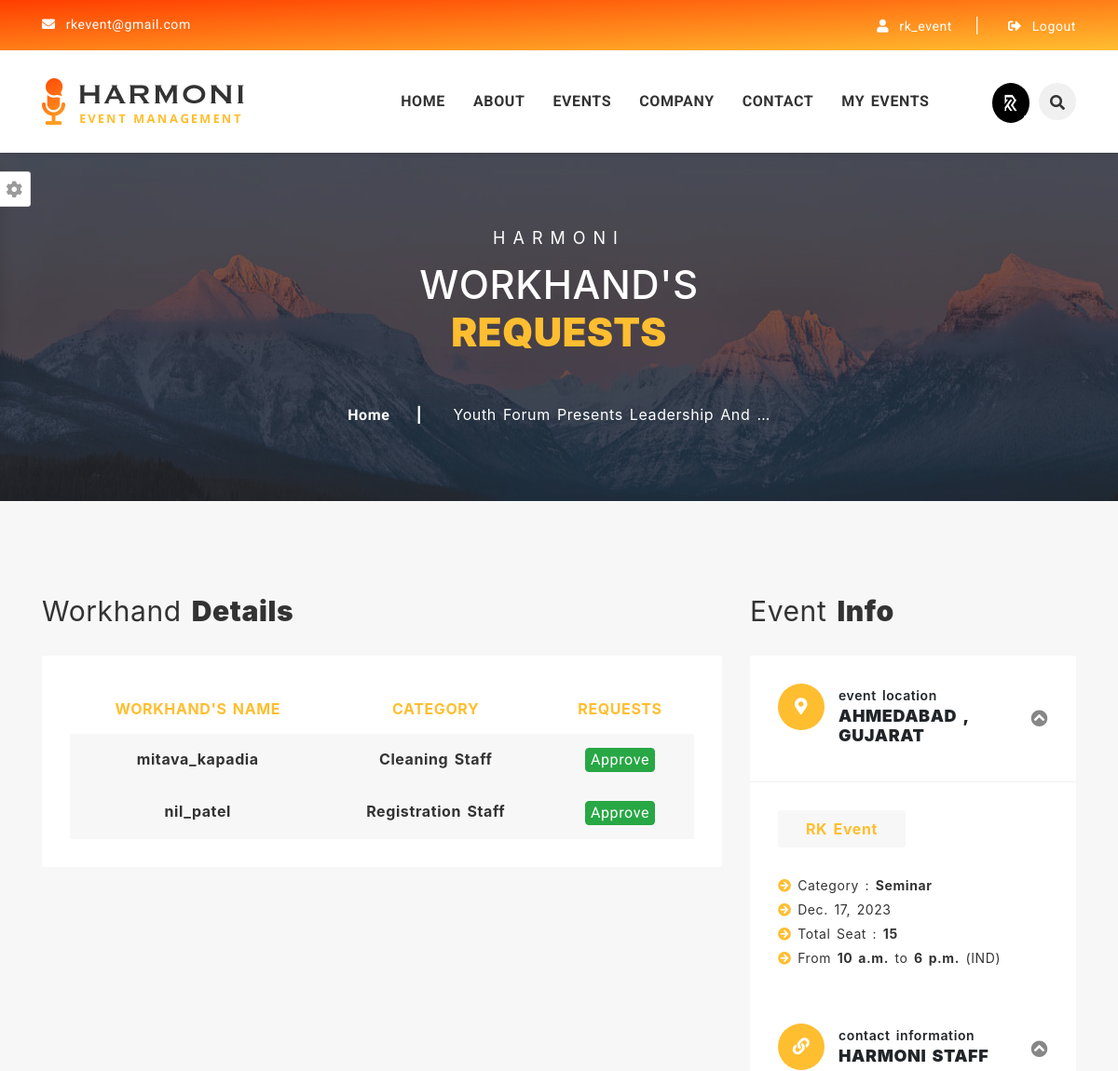
The app's page /workhands-requests/youth-forum-presents-leadership-and-team-building-seminar (signed in, upper part), older data.
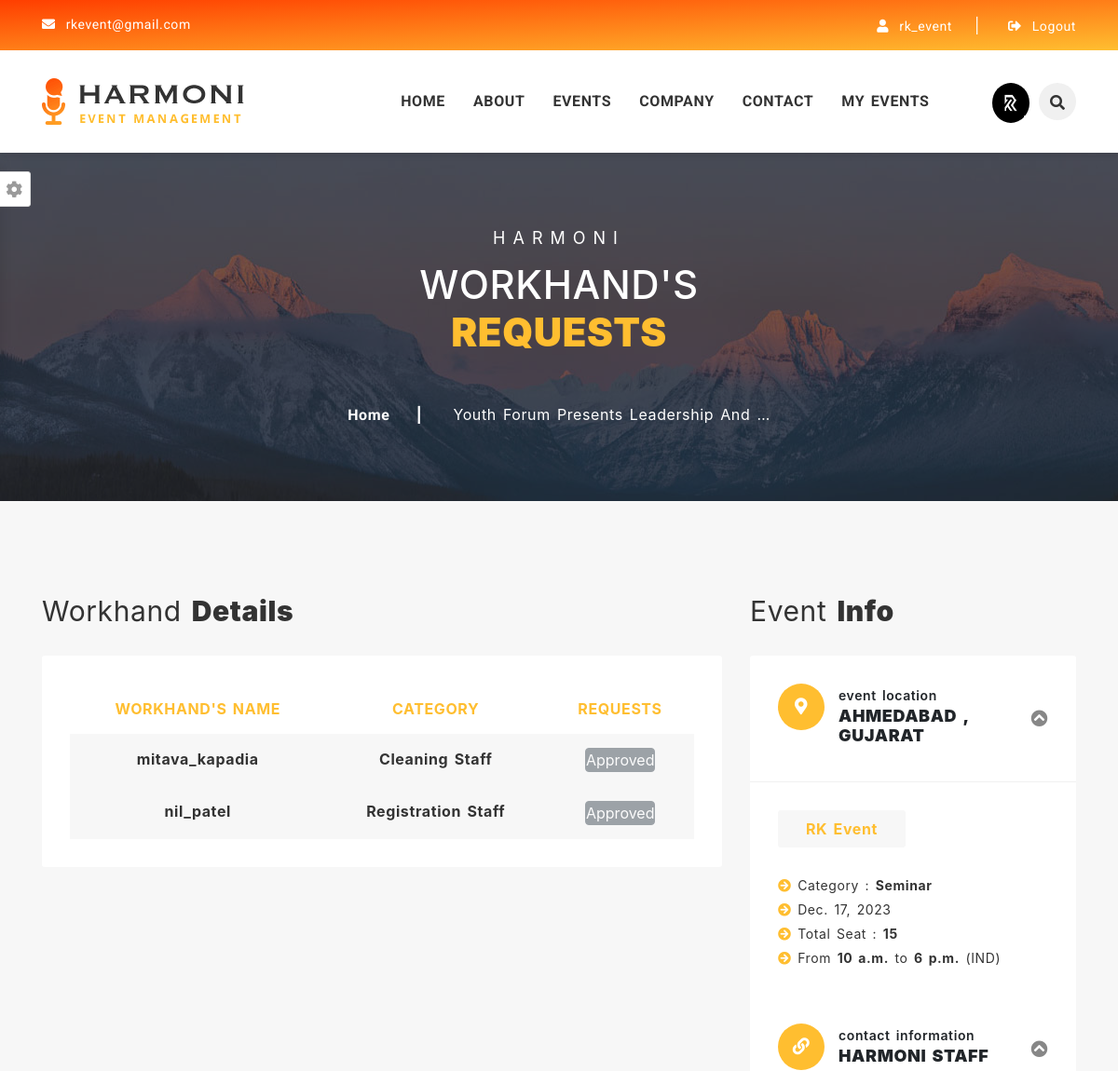
The same page, newer data.
### event_data/models.py (models this page shows, shortened)
class profile_pics(models.Model):
    User = models.OneToOneField(User, on_delete=models.CASCADE)
    image = models.ImageField(default='default.jpg', upload_to = 'profile_img/')

class Event(models.Model):
    event_name = models.CharField(max_length=255)
    description = RichTextField(null=True)
    start_datetime = models.DateTimeField(default = datetime.now)
    end_datetime = models.DateTimeField(default=datetime.now)
    total_workhand = models.IntegerField(default=11)
    total_price = models.IntegerField(null=True)
    street_address = models.CharField(max_length=250)
    city_id = models.ForeignKey('City', on_delete=models.CASCADE)
    state_id = models.ForeignKey('State' , on_delete=models.CASCADE)
    event_category_id = models.ForeignKey('Event_category',on_delete=models.CASCADE,default=False)
    event_subcategory_id = models.ForeignKey('Event_subcategory',on_delete=models.CASCADE,null=True)
    company_id = models.ForeignKey('company',on_delete=models.CASCADE,default=False)
    slug = models.SlugField(unique = True , null=True , blank=True , max_length=100) #if any issue with slug try blank=true

class Event_Registrations(models.Model):
    registration_date = models.DateField(default=datetime.now)
    event_workhand_id = models.ForeignKey('Event_workhand' , on_delete=models.CASCADE , default=None)
    workhand_id = models.ForeignKey('Workhand',on_delete=models.CASCADE)
    registration_status = models.BooleanField(default=False)
    event_id = models.ForeignKey('Event' , on_delete=models.CASCADE)
    company_id = models.ForeignKey('Company' , on_delete=models.CASCADE)
    payment_status = models.BooleanField(default=False)
    payment_date = models.DateField(default=datetime.now)

class Workhand(models.Model):
    first_name = models.CharField(max_length=255)
    last_name = models.CharField(max_length=255)
    email = models.EmailField()
    contact_number = models.CharField(max_length=12)
    street_address = models.CharField(max_length=200)
    city_id = models.ForeignKey('City', on_delete=models.CASCADE)
    state_id = models.ForeignKey('State' , on_delete=models.CASCADE)
    profilePic_path = models.ImageField(default = 'default.jpg' , upload_to = 'workhand_img/')
    Workhand_category_id = models.ForeignKey('Workhand_category' , on_delete=models.CASCADE)
    User_id = models.ForeignKey('auth.User',  on_delete=models.CASCADE)
    def __str__(self):
        return self.User_id.username

class Event_workhand(models.Model):
    Workhand_category_id = models.ForeignKey('Workhand_category' , on_delete=models.CASCADE)
    number_of_workhand = models.IntegerField(default=11)
    price = models.DecimalField(max_digits=10, decimal_places=2 , default = None)
    event_id = models.ForeignKey('Event' , on_delete=models.CASCADE)
    def __str__(self):
        return self.Workhand_category_id.workhand_category_name

class Workhand_category(models.Model):
    workhand_category_name = models.CharField(max_length=50)

class City(models.Model):
    city_name = models.CharField(max_length=255)
    state_id = models.ForeignKey('State' ,  on_delete=models.CASCADE)
    def __str__(self):
        return self.city_name

class State(models.Model):
    state_name = models.CharField(max_length=255)
    def __str__(self):
        return self.state_name

class Company(models.Model):
    name = models.CharField(max_length=255)
    email = models.EmailField()
    contact_number = models.CharField(max_length=12)
    street_address = models.CharField(max_length=200)
    city_id = models.ForeignKey('City', on_delete=models.CASCADE)
    state_id = models.ForeignKey('State' , on_delete=models.CASCADE)
    companyLogo_path = models.ImageField(default='default.jpg' , upload_to = 'company_img/')
    description = models.TextField(default=None)
    User_id = models.ForeignKey('auth.User', on_delete=models.CASCADE)
    def __str__(self):
        return self.name

class Event_subcategory(models.Model):
    Event_subcategory_name = models.CharField(max_length=100)
    Event_Category_id = models.ForeignKey('Event_Category' , on_delete=models.CASCADE)
    def __str__(self):
        return self.Event_subcategory_name

### company/views.py (the view)
# urls.py: path("workhands-requests/<slug>",views.workhand_requests,name="workhand_requests"),
@login_required(login_url="/accounts/login/")
@user_passes_test(lambda u: u.is_staff, login_url='/404-error/')
def workhand_requests(request,slug):
    event = Event.objects.get(slug=slug)
    workhands_Requests = Event_Registrations.objects.filter(event_id=event)
    context = {
        'event' : event,
        'workhands_Requests' : workhands_Requests,
    }
    return render(request,'vendor/request_approve.html',context)

### templates/vendor/request_approve.html (shortened to what this page needs)
{% extends 'user/base.html' %}
{% load static %}
{% block content %}
		<section id="breadcrumb-section" class="breadcrumb-section clearfix">
			<div class="jarallax" style="background-image: url({% static 'assets/images/breadcrumb/0.breadcrumb-bg.jpg' %});">
				<div class="overlay-black">
					<div class="container">
						<div class="row justify-content-center">
							<div class="col-lg-6 col-md-12 col-sm-12">
								<div class="breadcrumb-title text-center mb-50">
									<span class="sub-title">Harmoni</span>
									<h2 class="big-title">Workhand's <strong>Requests</strong></h2>
								</div>
								<div class="breadcrumb-list">
									<ul>
										<li class="breadcrumb-item"><a href="{% url 'index' %}" class="breadcrumb-link">Home</a></li>
										<li class="breadcrumb-item active" aria-current="page">{{event.event_name|truncatewords:5}}</li>
									</ul>
								</div>
							</div>
						</div>
					</div>
				</div>
			</div>
		</section>
		<section id="booking-section" class="booking-section bg-gray-light sec-ptb-100 clearfix">
			<div class="container">
				<div class="row">
					<div class="col-lg-8 col-md-12 col-sm-12">
						<div class="booking-content-wrapper">
							<div class="order-summary mb-50">
								<div class="section-title mb-30">
									<h2 class="big-title">Workhand <strong>Details</strong></h2>
								</div>
								<div class="order-summary-table table-responsive">
									{% if event.company_id.User_id == request.user %}
									<table class="table text-center">
										<thead>
											<tr>
												<th scope="col">Workhand's Name</th>
												<th scope="col">Category</th>
												<th scope="col">Requests</th>
											</tr>
										</thead>
                                        <tbody>
                                        {% for i in  workhands_Requests %}
                                            <tr class="bg-gray-light">
                                                <td>{{i.workhand_id}}</td>
                                                <td>{{i.event_workhand_id}}
                                                <td>
                                                {% if i.registration_status %}
                                                <button class="btn btn-secondary p-0" style="width:75px;" disabled>Approved</button>
                                                {% else %}
                                                <a href="/request-approve/?workhand_id={{i.id}}" class="btn btn-success p-0" style="width:75px;">Approve</a>
                                                {% endif %}
                                                </td>
                                            </tr>
                                        {% endfor %}
                                        </tbody>
									</table>
                                    {% endif %}
								</div>
							</div>
						<div>
							<div class="reg-info mb-10">
								<div class="row">
							</div>
								</div>
							</div>
						</div>
					</div>
					<div class="col-lg-4 col-md-12 col-sm-12">
						<div class="sidebar-section">
							<div class="section-title mb-30">
								<h2 class="big-title">event <strong>info</strong></h2>
							</div>
							<div class="location-wrapper bg-white">
								<div class="title-wrapper">
									<small class="up-arrow-icon">
										<i class="fas fa-chevron-circle-up"></i>
									</small>
									<span class="icon">
										<i class="fas fa-map-marker-alt"></i>
									</span>
									<div class="title-content">
										<small>event location</small>
										<h3>{{event.city_id}} , {{event.state_id}}</h3>
									</div>
								</div>
								<div class="location-info-list ul-li-block clearfix">
									<span class="area-name">{{event.company_id}}</span>
									<ul>
										<li><i class="fas fa-arrow-circle-right"></i> Category : <strong>{{event.event_subcategory_id}}</strong></li>
										<li><i class="fas fa-arrow-circle-right"></i> {{event.start_datetime | date}}</li>
										<li><i class="fas fa-arrow-circle-right"></i> Total Seat : <strong>{{event.total_workhand}}</strong></li>
										<li><i class="fas fa-arrow-circle-right"></i> From <strong>{{event.start_datetime | time}}</strong> to <strong>{{event.end_datetime | time}}</strong> (IND)</li>
									</ul>
								</div>
								<div class="title-wrapper">
									<small class="up-arrow-icon">
										<i class="fas fa-chevron-circle-up"></i>
									</small>
									<span class="icon">
										<i class="fas fa-link"></i>
									</span>
									<div class="title-content">
										<small>contact information</small>
										<h3>harmoni staff</h3>
									</div>
								</div>
							</div>
						</div>
					</div>
				</div>
			</div>
		</section>
{% endblock content%}

### templates/user/base.html (shortened to what this page needs)
<!DOCTYPE html>
<html lang="en">
{% load static %}
<head>
		<link rel="stylesheet" type="text/css" href="{% static 'assets/css/bootstrap.min.css' %}">
		<link rel="stylesheet" type="text/css" href="{% static 'assets/css/fontawesome-all.css' %}">
		<link rel="stylesheet" type="text/css" href="{% static 'assets/css/flaticon.css' %}">
		<link rel="stylesheet" type="text/css" href="{% static 'assets/css/slick.css' %}">
		<link rel="stylesheet" type="text/css" href="{% static 'assets/css/slick-theme.css' %}">
		<link rel="stylesheet" type="text/css" href="{% static 'assets/css/animate.css' %}">
		<link rel="stylesheet" type="text/css" href="{% static 'assets/css/owl.carousel.min.css' %}">
		<link rel="stylesheet" type="text/css" href="{% static 'assets/css/owl.theme.default.min.css' %}">
		<link rel="stylesheet" type="text/css" href="{% static 'assets/css/magnific-popup.css' %}">
		<link rel="stylesheet" type="text/css" href="{% static 'assets/css/jquery.mCustomScrollbar.min.css' %}">
		<link rel="stylesheet" type="text/css" href="{% static 'assets/css/calendar.css' %}">
		<link rel="stylesheet" type="text/css" href="{% static 'assets/css/colors/style-switcher.css' %}">
		<link id="color_theme" rel="stylesheet" type="text/css" href="{% static 'assets/css/colors/default.css' %}">
		<link rel="stylesheet" type="text/css" href="{% static 'assets/css/style.css' %}">
	<link rel="stylesheet" href="https://cdnjs.cloudflare.com/ajax/libs/font-awesome/5.15.3/css/all.min.css">
        <link rel="stylesheet" href="{% static 'https://cdn.jsdelivr.net/npm/bootstrap@4.0.0/dist/css/bootstrap.min.css' %}">
	</head>
	<body class="default-header-p">
		<header id="header-section" class="header-section default-header-section auto-hide-header clearfix">
			<div class="header-top">
				<div class="container">
					<div class="row">
						<div class="col-lg-6">
							<div class="basic-contact">
								<ul>
									{% if user.is_authenticated %}
									<li>
										<a href="#!">
											<i class="fas fa-envelope"></i>
											{{user.email}}
										</a>
									</li>
									{% endif %}
								</ul>
							</div>
						</div>
						<div class="col-lg-6">
							<div class="register-login-group">
								<ul>
									<li>
										{% if user.is_authenticated %}
										<a href="{% url "profile" %}">
											<i class="fas fa-user"></i>
											{{user.username}}
										</a>
										{% else %}
										<a href="{% url 'register' %}">
											<i class="fas fa-user"></i>
											Register
										</a>
										{% endif %}
									</li>
									<li>
										{% if user.is_authenticated %}
										<a href="#" data-toggle="modal" data-target="#exampleModal">
											<i class="fas fa-sign-out-alt" data-toggle="modal" data-target="#exampleModalCenter"></i>
											Logout
										</a>
										{% else %}
										<a href="{% url 'login' %}" >
											<i class="fas fa-lock"></i>
											Login
										</a>
										{% endif %}
									</li>
								</ul>
							</div>
						</div>
					</div>
				</div>
			</div>
			<div class="header-bottom">
				<div class="container">
					<div class="row">
						<div class="col-lg-3">
							<div class="site-logo-wrapper">
								<a href="index-1.html" class="logo">
									<img src="{% static 'assets/images/0.site-logo.png' %}" alt="logo_not_found">
								</a>
							</div>
						</div>
						<div class="col-lg-9">
							<div class="mainmenu-wrapper">
								<div class="row">
									<div class="col-lg-10">
										<div class="menu-item-list ul-li clearfix">
											<ul>
												<li class="menu-item-has-children{% if active == 'home' %} active{% endif %}">
													<a href="{% url 'index' %}">home</a>
												</li>
												<li class="menu-item-has-children{% if active == 'about' %} active{% endif %}">
													<a href="{% url 'about' %}">about</a>
												</li>
												<li class="menu-item-has-children{% if active == 'event' %} active{% endif %}">
													<a href="{% url 'event' %}">events</a>
												</li>
												<li class="menu-item-has-children{% if active == 'vendor' %} active{% endif %}">
													<a href="{% url 'vendor' %}">Company</a>
												</li>
												<li class="menu-item-has-children{% if active == 'contact' %} active{% endif %}">
													<a href="{% url 'contact' %}">Contact</a>
												</li>
												{% if user.is_staff %}
													<li class="menu-item-has-children{% if active == 'myevent' %} active{% endif %}">
														<a href="{% url 'myevent' %}">My Events</a>
													</li>
												{% endif %}
											</ul>
										</div>
									</div>
									<div class="col-lg-2">
										<div class="user-search-btn-group ul-li clearfix">
											<ul>
												<li>
													{% if user.profile_pics %}
													<a href="#">
														 <img src="{{user.profile_pics.image.url}}" class="rounded-circle" style="height: 43px; width: 150px;" ></img>
													</a>
													{% else %}
													<a href="#!">
														<i class="fas fa-user"></i>
													</a>
													{% endif %}
												</li>
												<li>
													<button type="button" class="toggle-overlay search-btn">
														<i class="fas fa-search"></i>
													</button>
												</li>
											</ul>
										</div>
									</div>
								</div>
							</div>
						</div>
					</div>
				</div>
			</div>
		</header>
        {% block content %}
        {% endblock content %}
	</body>
</html>

Row changes from the older to the newer data that the page shows:
changed Event_Registrations "mitava_kapadia": registration_status "Approve" → "Approved"
changed Event_Registrations "nil_patel": registration_status "Approve" → "Approved"
